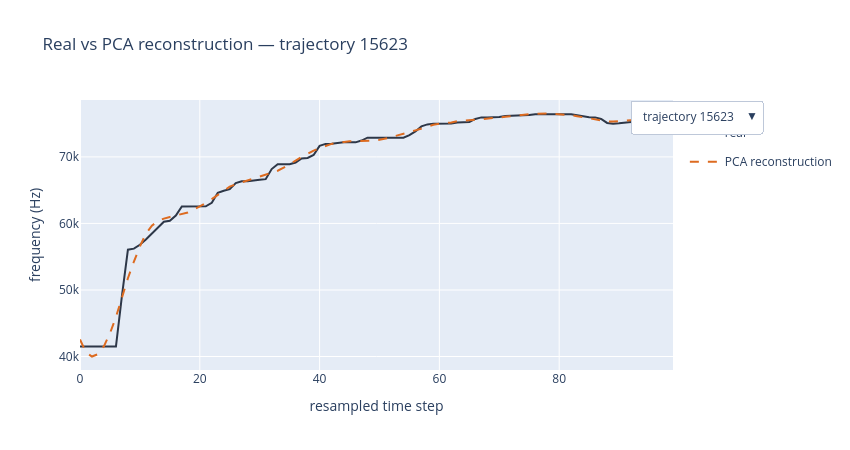

Notebook cell for this chart:
### Code cell
sample_idx = np.random.choice(len(train_resampled_trajectories), size=5, replace=False)

fig = go.Figure()
buttons = []

for i, idx in enumerate(sample_idx):
    fig.add_trace(go.Scatter(
        y=train_resampled_trajectories[idx],
        name="real",
        legendgroup="real",
        showlegend=(i == 0),
        line=dict(color="#2d3748", width=2),
        visible=(i == 0),
    ))
    fig.add_trace(go.Scatter(
        y=reconstructed[idx],
        name="PCA reconstruction",
        legendgroup="reconstruction",
        showlegend=(i == 0),
        line=dict(color="#dd6b20", width=2, dash="dash"),
        visible=(i == 0),
    ))

    combined_visibility = [False] * (2 * len(sample_idx))
    combined_visibility[2 * i] = True
    combined_visibility[2 * i + 1] = True

    buttons.append(dict(
        label=f"trajectory {idx}",
        method="update",
        args=[
            {"visible": combined_visibility},
            {"title": f"Real vs PCA reconstruction: trajectory {idx}"},
        ],
    ))

fig.update_layout(
    updatemenus=[dict(active=0, buttons=buttons, x=1.15, y=1)],
    title=f"Real vs PCA reconstruction: trajectory {sample_idx[0]}",
    xaxis_title="resampled time step",
    yaxis_title="frequency (Hz)",
    legend=dict(title="line"),
    width=850,
    height=450,
)

fig.show()
